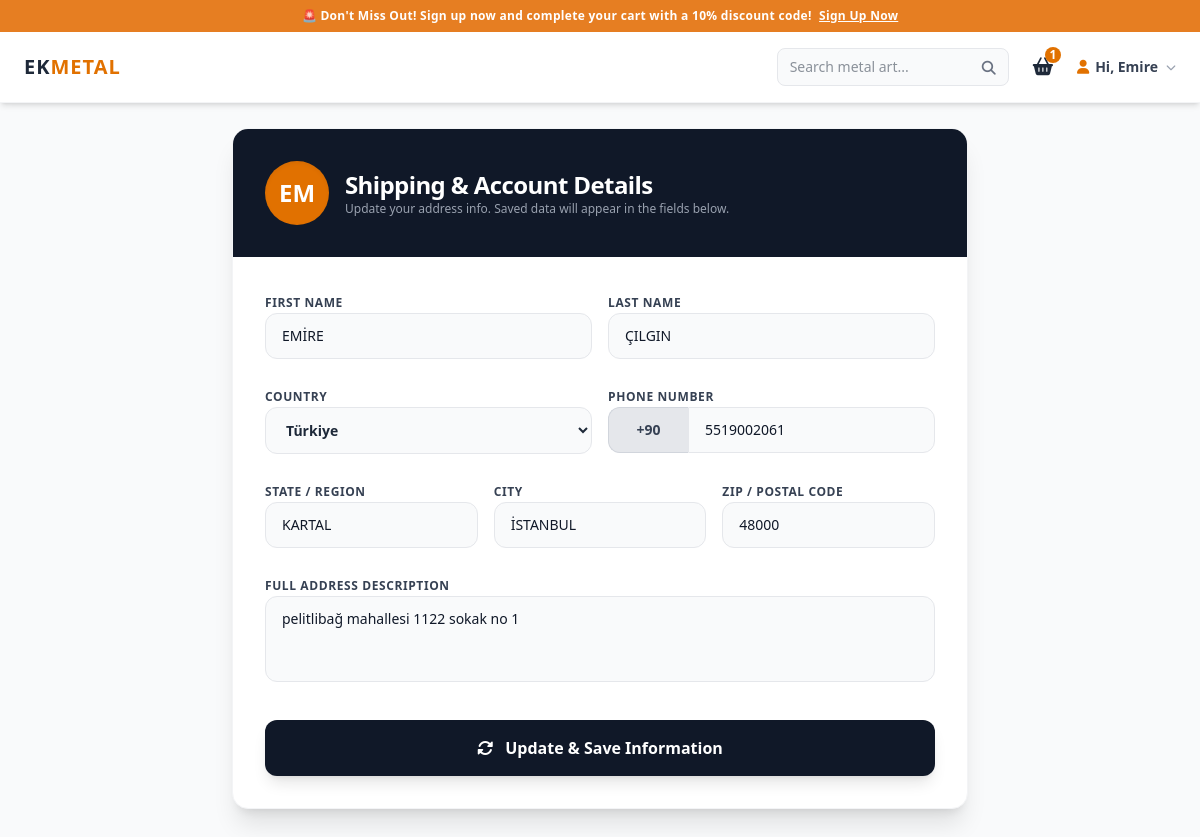
/profile/ (signed in), run on the app's committed database.
### shop/models.py (models this page shows, shortened)
class Profile(models.Model):
    user = models.OneToOneField(User, on_delete=models.CASCADE, related_name='profile')
    phone_code = models.CharField(max_length=10, blank=True, null=True, default='+1')
    phone_number = models.CharField(max_length=20, blank=True, null=True)
    country = models.CharField(max_length=100, blank=True, null=True)
    state = models.CharField(max_length=100, blank=True, null=True, verbose_name="State / Region")
    city = models.CharField(max_length=100, blank=True, null=True)
    zip_code = models.CharField(max_length=20, blank=True, null=True, verbose_name="ZIP / Postal Code")
    address_line = models.TextField(blank=True, null=True, verbose_name="Full Address")

### shop/views.py (the view, shortened to what this page needs)
# urls.py: path('profile/', views.profile_view, name='profile'),
@login_required(login_url='/login/')
def profile_view(request):
    profile, created = Profile.objects.get_or_create(user=request.user)
    return render(request, 'shop/profile.html', {'profile': profile})

### shop/context_processors.py (called while the page is built)
def cart_item_count(request):
    if not request.user.is_authenticated:
        return {'cart_items_total': 0}
    try:
        cart = Cart.objects.get(user=request.user)
        total_items = sum(item.quantity for item in cart.items.all())
        return {'cart_items_total': total_items}
    except Cart.DoesNotExist:
        return {'cart_items_total': 0}

### shop/templates/shop/profile.html (shortened to what this page needs)
<!DOCTYPE html>
<html lang="en">
<head>
    <script src="https://cdn.jsdelivr.net/npm/@tailwindcss/browser@4"></script>
    <link rel="stylesheet" href="https://cdnjs.cloudflare.com/ajax/libs/font-awesome/6.4.0/css/all.min.css">
</head>
<body class="bg-gray-50 text-gray-900 font-sans pt-24">
    {% include 'shop/navbar.html' %}
    <main class="max-w-3xl mx-auto px-4 py-8">
        <div class="bg-white rounded-2xl shadow-xl border border-gray-100 overflow-hidden">
            <div class="bg-gray-900 p-6 md:p-8 text-white flex items-center gap-4">
                <div class="w-16 h-16 bg-amber-600 rounded-full flex justify-center items-center text-2xl font-black shadow-inner">
                    {{ request.user.username|slice:":2"|upper }}
                </div>
                <div>
                    <h1 class="text-2xl font-black tracking-tight">Shipping & Account Details</h1>
                    <p class="text-xs text-gray-400">Update your address info. Saved data will appear in the fields below.</p>
                </div>
            </div>
            <form action="{% url 'profile' %}" method="POST" class="p-6 md:p-8 space-y-6">
                <div class="grid grid-cols-1 sm:grid-cols-2 gap-4">
                    <div class="space-y-1.5">
                        <label class="text-xs font-bold text-gray-700 uppercase tracking-wider">First Name</label>
                        <input type="text" name="first_name" value="{{ request.user.first_name }}" class="w-full bg-gray-50 border border-gray-200 rounded-xl px-4 py-3 text-sm focus:outline-amber-600 font-medium transition" placeholder="John" required>
                    </div>
                    <div class="space-y-1.5">
                        <label class="text-xs font-bold text-gray-700 uppercase tracking-wider">Last Name</label>
                        <input type="text" name="last_name" value="{{ request.user.last_name }}" class="w-full bg-gray-50 border border-gray-200 rounded-xl px-4 py-3 text-sm focus:outline-amber-600 font-medium transition" placeholder="Doe" required>
                    </div>
                </div>
                <div class="grid grid-cols-1 sm:grid-cols-2 gap-4">
                    <div class="space-y-1.5">
                        <label class="text-xs font-bold text-gray-700 uppercase tracking-wider">Country</label>
                        <select id="country-selector" name="country" onchange="updatePhoneCode()" class="w-full bg-gray-50 border border-gray-200 rounded-xl px-4 py-3 text-sm focus:outline-amber-600 transition text-gray-800 font-bold">
                            <option value="Türkiye" data-code="+90" {% if profile.country == 'Türkiye' %}selected{% endif %}>Türkiye</option>
                        </select>
                    </div>
                    <div class="space-y-1.5">
                        <label class="text-xs font-bold text-gray-700 uppercase tracking-wider">Phone Number</label>
                        <div class="flex">
                            <input type="text" id="phone-code-display" name="phone_code" value="{{ profile.phone_code|default:'+1' }}" readonly class="w-20 bg-gray-200 border border-r-0 border-gray-300 rounded-l-xl text-center text-sm font-black text-gray-700 focus:outline-none select-none">
                            <input type="tel" name="phone_number" value="{{ profile.phone_number|default:'' }}" class="w-full bg-gray-50 border border-gray-200 rounded-r-xl px-4 py-3 text-sm focus:outline-amber-600 font-medium transition" placeholder="555 123 4567" required>
                        </div>
                    </div>
                </div>
                <div class="grid grid-cols-1 sm:grid-cols-3 gap-4">
                    <div class="space-y-1.5">
                        <label class="text-xs font-bold text-gray-700 uppercase tracking-wider">State / Region</label>
                        <input type="text" name="state" value="{{ profile.state|default:'' }}" class="w-full bg-gray-50 border border-gray-200 rounded-xl px-4 py-3 text-sm focus:outline-amber-600 font-medium transition" placeholder="California" required>
                    </div>
                    <div class="space-y-1.5">
                        <label class="text-xs font-bold text-gray-700 uppercase tracking-wider">City</label>
                        <input type="text" name="city" value="{{ profile.city|default:'' }}" class="w-full bg-gray-50 border border-gray-200 rounded-xl px-4 py-3 text-sm focus:outline-amber-600 font-medium transition" placeholder="Los Angeles" required>
                    </div>
                    <div class="space-y-1.5">
                        <label class="text-xs font-bold text-gray-700 uppercase tracking-wider">ZIP / Postal Code</label>
                        <input type="text" name="zip_code" value="{{ profile.zip_code|default:'' }}" class="w-full bg-gray-50 border border-gray-200 rounded-xl px-4 py-3 text-sm focus:outline-amber-600 font-medium transition" placeholder="90001" required>
                    </div>
                </div>
                <div class="space-y-1.5">
                    <label class="text-xs font-bold text-gray-700 uppercase tracking-wider">Full Address Description</label>
                    <textarea name="address_line" rows="3" class="w-full bg-gray-50 border border-gray-200 rounded-xl px-4 py-3 text-sm focus:outline-amber-600 font-medium transition resize-none" placeholder="Street name, Apartment number, Suit etc." required>{{ profile.address_line|default:'' }}</textarea>
                </div>
                <div class="pt-2">
                    <button type="submit" class="w-full bg-gray-900 text-white py-4 rounded-xl font-bold hover:bg-amber-600 transition shadow-lg flex items-center justify-center gap-2 cursor-pointer">
                        <i class="fa-solid fa-rotate mr-1"></i> Update & Save Information
                    </button>
                </div>
            </form>
        </div>
    </main>
</body>
</html>

### shop/templates/shop/navbar.html (shortened to what this page needs)
<div class="fixed top-0 left-0 w-full z-50 shadow-md">
    <div class="w-full bg-[#e67e22] text-white text-center py-2 text-[11px] md:text-xs font-bold tracking-wide">
        🚨 Don't Miss Out! Sign up now and complete your cart with a 10% discount code! <a href="#" class="underline ml-1">Sign Up Now</a>
    </div>
    <nav class="w-full bg-white px-6 py-4 flex justify-between items-center border-b border-gray-100">
        <a href="/" class="text-xl font-bold tracking-wider text-gray-800">EK<span class="text-amber-600">METAL</span></a>
        <div class="space-x-4 md:space-x-6 flex items-center">
            <form action="" method="GET" class="flex items-center bg-gray-50 rounded-lg px-3 py-1.5 border border-gray-200 focus-within:border-amber-600 transition">
                <input type="text" name="q" value="{{ current_query|default:'' }}" placeholder="Search metal art..." class="bg-transparent text-xs md:text-sm focus:outline-none w-24 sm:w-36 md:w-48 text-gray-800">
                <button type="submit" class="text-gray-500 hover:text-amber-600 transition">
                    <i class="fa-solid fa-magnifying-glass text-xs md:text-sm"></i>
                </button>
            </form>
            <a href="{% url 'cart_detail' %}" class="hover:text-amber-600 transition relative text-gray-800">
                <i class="fa-solid fa-basket-shopping text-lg"></i>
                <span class="absolute -top-2 -right-2 bg-amber-600 text-white text-xs w-4 h-4 rounded-full flex items-center justify-center font-bold">
                    {{ cart_items_total }}
                </span>
            </a>
            {% if request.user.is_authenticated %}
                <div class="relative inline-block text-left">
                    <button onclick="toggleGlobalNavbarMenu(event)" type="button" id="global-nav-btn" class="flex items-center gap-1.5 text-xs md:text-sm font-bold text-gray-700 hover:text-amber-600 transition focus:outline-none cursor-pointer">
                        <i class="fa-solid fa-user text-amber-600"></i>
                        <span>Hi, {{ request.user.username }}</span>
                        <i class="fa-solid fa-chevron-down text-[10px] ml-0.5 text-gray-400"></i>
                    </button>
                </div>
            {% else %}
                <a href="{% url 'login' %}" class="bg-gray-900 text-white px-4 py-1.5 rounded-lg text-sm hover:bg-amber-600 transition">Login</a>
            {% endif %}
        </div>
    </nav>
</div>

### data on the page
Profile: country "Türkiye", phone_code "+90", phone_number "5519002061", state "KARTAL", city "İSTANBUL", zip_code "48000", address_line "pelitlibağ mahallesi 1122 sokak no 1"

### other printed values
{{ cart_items_total }} "1"
{{ request.user.username }} "Emire"
{{ request.user.username|slice:":2"|upper }} "EM"
